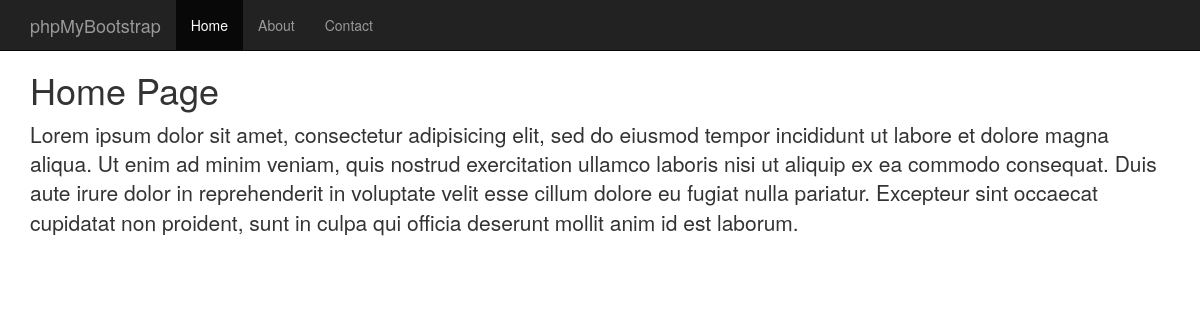
The page / on the database its author committed.
### tables this page shows
CREATE TABLE IF NOT EXISTS page ( id int(4) NOT NULL AUTO_INCREMENT, dpt int(2) NOT NULL, psn int(2) NOT NULL, vis tinyint(1) NOT NULL DEFAULT '1', nam varchar(40) NOT NULL, PRIMARY KEY (id) );

### web/index.php (called while the page is built, shortened)
<?php
require_once(PTH.'/app/controller.php');
$controller = new Controller;
$controller->initialize($_GET,$_POST);
?>

### app/model.php (called while the page is built, shortened)
<?php
abstract class Model {
	function __construct() {
		$this->lnk = mysqli_connect(HST,USN,PSW,DBS);
	}
}
?>

### app/page.php (called while the page is built, shortened)
<?php
require_once('model.php');
class PageModel extends Model {
	function getPages() {
		$sql = 'SELECT * FROM page WHERE vis = 1 ORDER BY psn';
		$qrh = mysqli_query($this->lnk, $sql);
		while ( $res = mysqli_fetch_array($qrh)) {
			$results[] = array('id' => $res['id'],'name' => $res['nam']);
		}
		return $results;
	}
}
?>

### app/section.php (called while the page is built, shortened)
<?php
require_once('model.php');
class SectionModel extends Model {
	public $id;
	function getSections() {
		$sql = 'SELECT * FROM section WHERE page = '.$this->id.' ORDER BY psn';
		$qrh = mysqli_query($this->lnk, $sql);
		while ( $res = mysqli_fetch_array($qrh) ) {
			$results[] = array('tag' => $res['tag'],'class' => $res['cla'], 'data' => $res['dta']);
		}
		return $results;
	}
	function getPageTitle() {
		$sql = 'SELECT * FROM page WHERE id = '.$this->id.' LIMIT 1';
		$qrh = mysqli_query($this->lnk, $sql);
		$res = mysqli_fetch_array($qrh);
		return $res['nam'];
	}
}
?>

### app/view.php (the view, shortened to what this page needs)
<?php
class View {
	public $pageTitle;
	public $pages;
	public $sections;
	protected $hto;
	protected $htc;
	protected $heo;
	protected $hec;
	protected $bdo;
	protected $bdc;
	protected $nvo;
	protected $nvd;
	protected $nvc;
	protected $cto;
	protected $ctd;
	protected $ctc;
	function __construct() {
		$this->hto = '<!DOCTYPE HTML>
<html lang="en">
';
		$this->heo = '  <head>
    <meta charset="utf-8">
    <meta name="viewport" content="width=device-width, initial-scale=1.0">
    <meta name="description" content="'.DSC.'">
    <meta name="author" content="'.AUT.'">
    <link rel="shortcut icon" href="ico/favicon.png">
    <title>'.NAM.' : ';
		$this->hec = '</title>
    <link href="css/bootstrap.css" rel="stylesheet">
    <link href="css/phpmybootstrap.css" rel="stylesheet">
    <!--[if lt IE 9]>
      <script src="js/html5shiv.js"></script>
      <script src="js/respond.min.js"></script>
    <![endif]-->
  </head>
';
		$this->bdo = '  <body>
    ';
		$this->nvo = '<div class="navbar navbar-inverse navbar-fixed-top">
      <div class="container">
        <div class="navbar-header">
          <button type="button" class="navbar-toggle" data-toggle="collapse" data-target=".navbar-collapse">
            <span class="icon-bar"></span>
            <span class="icon-bar"></span>
            <span class="icon-bar"></span>
          </button>
          <a class="navbar-brand" href="#">'.NAM.'</a>
        </div>
        <div class="collapse navbar-collapse">
          <ul class="nav navbar-nav">';
		$this->nvc = '          </ul>
        </div>
      </div>
    </div>
';
		$this->cto = '    <div class="container">
';
		$this->ctc = '    </div>
';
		$this->bdc = '    <script src="js/jquery.js"></script>
    <script src="js/bootstrap.js"></script>
  </body>
';
		$this->htc = '</html>';
	}
	public function getOutput() {
		foreach ($this->pages as $page) {
			$this->nvd .= '<li';
			if ($page['name'] == $this->pageTitle) {
				$this->nvd .= ' class="active"';
			}
			$this->nvd .= '><a href="index.php?id='.$page['id'].'">'.$page['name'].'</a></li>';
		}
		foreach ($this->sections as $section) {
			$this->ctd .= '    <'.$section['tag'];
			if ($section['class']) {
				$this->ctd .= ' class="'.$section['class'].'"';
			}
			$this->ctd .= '>'.$section['data'].'</'.$section['tag'].'>
';
		}
		$out = '';
		$out .= $this->hto;
		$out .= $this->heo;
		$out .= $this->pageTitle;
		$out .= $this->hec;
		$out .= $this->bdo;
		$out .= $this->nvo;
		$out .= $this->nvd;
		$out .= $this->nvc;
		$out .= $this->cto;
		$out .= $this->ctd;
		$out .= $this->ctc;
		$out .= $this->bdc;
		$out .= $this->htc;
		return $out;
	}
}
?>

### app/controller.php (shortened to what this page needs)
<?php
require_once(PTH.'app/view.php');
require_once(PTH.'app/page.php');
require_once(PTH.'app/section.php');
class Controller {
	protected $gts;
	public function initialize($getArray,$postArray) {
		$htm = new View;
		$page = new PageModel;
		$section = new SectionModel;
		if (!$getArray) {
			$this->gts = array('id' => 1 ,'axn' => 'view');
		} else {
			$this->gts = $getArray;
		}
		$section->id = $this->gts['id'];
		$htm->pageTitle = $section->getPageTitle();
		$htm->sections = $section->getSections();
		$htm->pages = $page->getPages();
		echo $htm->getOutput();
		}
}
?>

### rows shown on the page
page: nam "Home", nam "Home Page Lorem ipsum dolor sit amet, consectetur adipisicing elit, sed do eiusmod tempor incididunt ut labore et dolore magna aliqua. Ut enim ad minim veniam, quis nostrud exercitation ullamco laboris nisi ut aliquip ex ea commodo consequat. Duis aute irure dolor in reprehenderit in voluptate velit esse cillum dolore eu fugiat nulla pariatur. Excepteur sint occaecat cupidatat non proident, sunt in culpa qui officia deserunt mollit anim id est laborum."
page: nam "About"
page: nam "Contact"

### other values the page prints
NAM "phpMyBootstrap"
